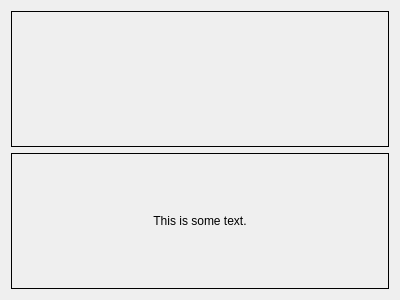
<?xml version="1.0" encoding="UTF-8"?>
<ui version="4.0">
 <class>Page</class>
 <widget class="QWidget" name="Page">
  <property name="geometry">
   <rect>
    <x>0</x>
    <y>0</y>
    <width>400</width>
    <height>300</height>
   </rect>
  </property>
  <property name="windowTitle">
   <string>QSSWeb2Board</string>
  </property>
  <layout class="QVBoxLayout" name="verticalLayout">
   <item>
    <widget class="QLabel" name="m_pageLabel">
     <property name="frameShape">
      <enum>QFrame::Box</enum>
     </property>
     <property name="alignment">
      <set>Qt::AlignCenter</set>
     </property>
    </widget>
   </item>
   <item>
    <widget class="QLabel" name="m_pageLabel2">
     <property name="frameShape">
      <enum>QFrame::Box</enum>
     </property>
     <property name="text">
      <string>This is some text.</string>
     </property>
     <property name="alignment">
      <set>Qt::AlignCenter</set>
     </property>
    </widget>
   </item>
  </layout>
 </widget>
 <resources/>
 <connections/>
</ui>
